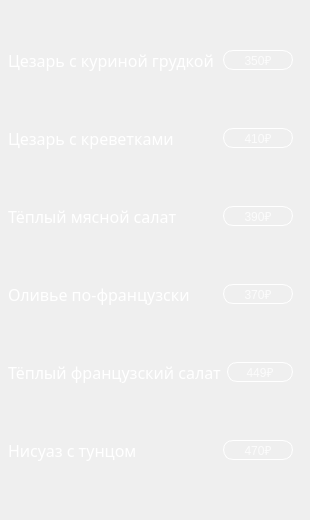
      <widget class="QWidget" name="tab">
       <attribute name="title">
        <string>Салаты</string>
       </attribute>
       <widget class="QWidget" name="verticalLayoutWidget">
        <property name="geometry">
         <rect>
          <x>0</x>
          <y>0</y>
          <width>301</width>
          <height>511</height>
         </rect>
        </property>
        <layout class="QVBoxLayout" name="verticalLayout_2">
         <property name="leftMargin">
          <number>8</number>
         </property>
         <property name="rightMargin">
          <number>8</number>
         </property>
         <item>
          <layout class="QHBoxLayout" name="horizontalLayout_3">
           <item>
            <widget class="QLabel" name="label_350">
             <property name="font">
              <font>
               <family>Bahnschrift</family>
               <pointsize>12</pointsize>
               <weight>50</weight>
               <italic>false</italic>
               <bold>false</bold>
              </font>
             </property>
             <property name="styleSheet">
              <string notr="true">color: rgb(255, 255, 255);
font: 12pt &quot;Bahnschrift&quot;;</string>
             </property>
             <property name="text">
              <string>Цезарь с куриной грудкой</string>
             </property>
            </widget>
           </item>
           <item>
            <widget class="QPushButton" name="pushButton_350">
             <property name="maximumSize">
              <size>
               <width>70</width>
               <height>20</height>
              </size>
             </property>
             <property name="styleSheet">
              <string notr="true">QPushButton{
	font: 9pt &quot;Bahnschrift&quot;;
color: rgba(255, 255, 255, 200);
border: 1px solid #fff;
border-radius: 10;	
}

QPushButton:pressed {
	background-color: rgb(50, 50, 50);
	border: 2px solid #555;
}
</string>
             </property>
             <property name="text">
              <string>350₽</string>
             </property>
            </widget>
           </item>
          </layout>
         </item>
         <item>
          <layout class="QHBoxLayout" name="horizontalLayout_6">
           <item>
            <widget class="QLabel" name="label_11">
             <property name="font">
              <font>
               <family>Bahnschrift</family>
               <pointsize>12</pointsize>
               <weight>50</weight>
               <italic>false</italic>
               <bold>false</bold>
              </font>
             </property>
             <property name="styleSheet">
              <string notr="true">color: rgb(255, 255, 255);
font: 12pt &quot;Bahnschrift&quot;;</string>
             </property>
             <property name="text">
              <string>Цезарь с креветками</string>
             </property>
            </widget>
           </item>
           <item>
            <widget class="QPushButton" name="pushButton_410">
             <property name="maximumSize">
              <size>
               <width>70</width>
               <height>20</height>
              </size>
             </property>
             <property name="styleSheet">
              <string notr="true">QPushButton{
	font: 9pt &quot;Bahnschrift&quot;;
color: rgba(255, 255, 255, 200);
border: 1px solid #fff;
border-radius: 10;	
}

QPushButton:pressed {
	background-color: rgb(50, 50, 50);
	border: 3px solid #555;
}
</string>
             </property>
             <property name="text">
              <string>410₽</string>
             </property>
            </widget>
           </item>
          </layout>
         </item>
         <item>
          <layout class="QHBoxLayout" name="horizontalLayout_11">
           <item>
            <widget class="QLabel" name="label_16">
             <property name="font">
              <font>
               <family>Bahnschrift</family>
               <pointsize>12</pointsize>
               <weight>50</weight>
               <italic>false</italic>
               <bold>false</bold>
              </font>
             </property>
             <property name="acceptDrops">
              <bool>false</bool>
             </property>
             <property name="styleSheet">
              <string notr="true">color: rgb(255, 255, 255);
font: 12pt &quot;Bahnschrift&quot;;</string>
             </property>
             <property name="text">
              <string>Тёплый мясной салат</string>
             </property>
            </widget>
           </item>
           <item>
            <widget class="QPushButton" name="pushButton_390">
             <property name="maximumSize">
              <size>
               <width>70</width>
               <height>20</height>
              </size>
             </property>
             <property name="styleSheet">
              <string notr="true">QPushButton{
	font: 9pt &quot;Bahnschrift&quot;;
color: rgba(255, 255, 255, 200);
border: 1px solid #fff;
border-radius: 10;	
}

QPushButton:pressed {
	background-color: rgb(50, 50, 50);
	border: 3px solid #555;
}
</string>
             </property>
             <property name="text">
              <string>390₽</string>
             </property>
            </widget>
           </item>
          </layout>
         </item>
         <item>
          <layout class="QHBoxLayout" name="horizontalLayout_10">
           <item>
            <widget class="QLabel" name="label_15">
             <property name="font">
              <font>
               <family>Bahnschrift</family>
               <pointsize>12</pointsize>
               <weight>50</weight>
               <italic>false</italic>
               <bold>false</bold>
              </font>
             </property>
             <property name="styleSheet">
              <string notr="true">color: rgb(255, 255, 255);
font: 12pt &quot;Bahnschrift&quot;;</string>
             </property>
             <property name="text">
              <string>Оливье по-французски</string>
             </property>
            </widget>
           </item>
           <item>
            <widget class="QPushButton" name="pushButton_370">
             <property name="maximumSize">
              <size>
               <width>70</width>
               <height>20</height>
              </size>
             </property>
             <property name="styleSheet">
              <string notr="true">QPushButton{
	font: 9pt &quot;Bahnschrift&quot;;
color: rgba(255, 255, 255, 200);
border: 1px solid #fff;
border-radius: 10;	
}

QPushButton:pressed {
	background-color: rgb(50, 50, 50);
	border: 3px solid #555;
}
</string>
             </property>
             <property name="text">
              <string>370₽</string>
             </property>
            </widget>
           </item>
          </layout>
         </item>
         <item>
          <layout class="QHBoxLayout" name="horizontalLayout_8">
           <item>
            <widget class="QLabel" name="label_13">
             <property name="font">
              <font>
               <family>Bahnschrift</family>
               <pointsize>12</pointsize>
               <weight>50</weight>
               <italic>false</italic>
               <bold>false</bold>
              </font>
             </property>
             <property name="styleSheet">
              <string notr="true">color: rgb(255, 255, 255);
font: 12pt &quot;Bahnschrift&quot;;
</string>
             </property>
             <property name="text">
              <string>Тёплый французский салат</string>
             </property>
            </widget>
           </item>
           <item>
            <widget class="QPushButton" name="pushButton_449">
             <property name="maximumSize">
              <size>
               <width>70</width>
               <height>20</height>
              </size>
             </property>
             <property name="styleSheet">
              <string notr="true">QPushButton{
	font: 9pt &quot;Bahnschrift&quot;;
color: rgba(255, 255, 255, 200);
border: 1px solid #fff;
border-radius: 10;	
}

QPushButton:pressed {
	background-color: rgb(50, 50, 50);
	border: 3px solid #555;
}
</string>
             </property>
             <property name="text">
              <string>449₽</string>
             </property>
            </widget>
           </item>
          </layout>
         </item>
         <item>
          <layout class="QHBoxLayout" name="horizontalLayout_9">
           <item>
            <widget class="QLabel" name="label_14">
             <property name="font">
              <font>
               <family>Bahnschrift</family>
               <pointsize>12</pointsize>
               <weight>50</weight>
               <italic>false</italic>
               <bold>false</bold>
              </font>
             </property>
             <property name="styleSheet">
              <string notr="true">color: rgb(255, 255, 255);
font: 12pt &quot;Bahnschrift&quot;;</string>
             </property>
             <property name="text">
              <string>Нисуаз с тунцом</string>
             </property>
            </widget>
           </item>
           <item>
            <widget class="QPushButton" name="pushButton_470">
             <property name="maximumSize">
              <size>
               <width>70</width>
               <height>20</height>
              </size>
             </property>
             <property name="styleSheet">
              <string notr="true">QPushButton{
	font: 9pt &quot;Bahnschrift&quot;;
color: rgba(255, 255, 255, 200);
border: 1px solid #fff;
border-radius: 10;	
}

QPushButton:pressed {
	background-color: rgb(50, 50, 50);
	border: 3px solid #555;
}
</string>
             </property>
             <property name="text">
              <string>470₽</string>
             </property>
            </widget>
           </item>
          </layout>
         </item>
        </layout>
       </widget>
      </widget>
